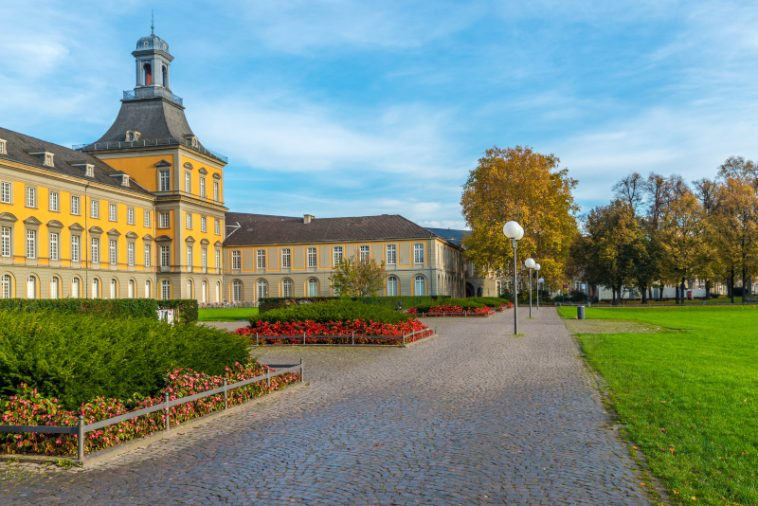
#> input picture Sheet02/data/bonn.jpg, 758 x 506 px
$ python template5.py   (older library calls are emulated)
#> lines starting #> are read from the running program, lines starting #| are printed output that depends on the picture
import cv2
import numpy as np
import matplotlib.pyplot as plt
from collections import deque
import os
# --- Helper Constants ---
WEAK_PIXEL = 75
STRONG_PIXEL = 255


def gaussian_smoothing(img, sigma):
    """
    Apply Gaussian smoothing to reduce noise.
    We let cv2.GaussianBlur determine the kernel size from sigma
    by setting ksize=(0, 0).
    """
    # sigmaY is set to sigmaX if 0
    return cv2.GaussianBlur(img, (0, 0), sigmaX=sigma, sigmaY=sigma)


def compute_gradients(img):
    """
    Compute gradient magnitude and direction (Sobel-based).
    We use ksize=3 and CV_64F for precision, matching the
    cv2.Canny(L2gradient=True) default.
    Return: gradient_magnitude, gradient_angle (in radians)
    """
    # Compute gradients in 64-bit float to avoid overflow
    sobel_x = cv2.Sobel(img, cv2.CV_64F, 1, 0, ksize=3)
    sobel_y = cv2.Sobel(img, cv2.CV_64F, 0, 1, ksize=3)

    # Compute magnitude (L2 norm)
    # G = sqrt(Gx^2 + Gy^2)
    # THIS IS THE CORRECTED LINE:
    gradient_magnitude = np.hypot(sobel_x, sobel_y)

    # Compute direction in radians [-pi, pi]
    # theta = atan2(Gy, Gx)
    gradient_angle = np.arctan2(sobel_y, sobel_x)

    return gradient_magnitude, gradient_angle


def nonmax_suppression(mag, ang):
    """
    Perform non-maximum suppression to thin edges.
    mag: Gradient magnitude
    ang: Gradient angle in radians
    """
    h, w = mag.shape
    # Create a zero-initialized array for the thinned edges
    nms_result = np.zeros_like(mag, dtype=np.float32)

    # Convert angles from radians to degrees and make positive [0, 180]
    ang_deg = np.degrees(ang)
    ang_deg[ang_deg < 0] += 180

    # Iterate over all pixels (skip borders)
    for y in range(1, h - 1):
        for x in range(1, w - 1):
            angle = ang_deg[y, x]
            m = mag[y, x]

            # Find neighbors based on quantized angle
            if (0 <= angle < 22.5) or (157.5 <= angle <= 180):
                # Angle 0 deg: Horizontal edge
                n1, n2 = mag[y, x - 1], mag[y, x + 1]
            elif (22.5 <= angle < 67.5):
                # Angle 45 deg: Positive diagonal
                n1, n2 = mag[y - 1, x + 1], mag[y + 1, x - 1]
            elif (67.5 <= angle < 112.5):
                # Angle 90 deg: Vertical edge
                n1, n2 = mag[y - 1, x], mag[y + 1, x]
            elif (112.5 <= angle < 157.5):
                # Angle 135 deg: Negative diagonal
                n1, n2 = mag[y - 1, x - 1], mag[y + 1, x + 1]

            # Suppress if not a local maximum
            if (m >= n1) and (m >= n2):
                nms_result[y, x] = m
            # else: nms_result[y, x] is already 0

    return nms_result


def double_threshold(nms, low, high):
    """
    Apply double thresholding to classify strong, weak, and non-edges.
    Returns an edge map with WEAK_PIXEL, STRONG_PIXEL, or 0.
    """
    result = np.zeros_like(nms, dtype=np.uint8)

    # Find strong and weak pixels
    strong_y, strong_x = np.where(nms >= high)
    weak_y, weak_x = np.where((nms < high) & (nms >= low))

    result[strong_y, strong_x] = STRONG_PIXEL
    result[weak_y, weak_x] = WEAK_PIXEL

    return result


def hysteresis(edge_map, weak, strong):
    """
    Perform edge tracking by hysteresis using Breadth-First Search (BFS).
    Promotes weak pixels to strong if they are connected to a strong pixel.
    """
    h, w = edge_map.shape
    final_edges = np.zeros((h, w), dtype=np.uint8)

    # Get initial seed points (all strong pixels)
    strong_y, strong_x = np.where(edge_map == strong)

    # Use deque as an efficient stack/queue for BFS/DFS
    stack = deque(zip(strong_y, strong_x))

    # Mark all strong pixels as final edges
    final_edges[strong_y, strong_x] = 255

    while stack:
        y, x = stack.pop()

        # Check all 8 neighbors
        for ny in range(max(0, y - 1), min(h, y + 2)):
            for nx in range(max(0, x - 1), min(w, x + 2)):
                if (ny == y and nx == x):
                    continue  # Skip self

                # Check if neighbor is a weak pixel and not yet visited
                if (edge_map[ny, nx] == weak) and (final_edges[ny, nx] == 0):
                    final_edges[ny, nx] = 255  # Promote to strong
                    stack.append((ny, nx))  # Add to stack to check its neighbors

    return final_edges


def compute_metrics(manual_edges, cv_edges):
    """
    Compute MAD, precision, recall, and F1-score between two binary edge maps.
    """
    # Normalize to 0-1 float images
    manual_norm = manual_edges.astype(np.float32) / 255.0
    cv_norm = cv_edges.astype(np.float32) / 255.0

    # --- MAD ---
    mad = np.mean(np.abs(manual_norm - cv_norm))

    # --- F1 Score ---
    manual_flat = (manual_norm.ravel() > 0.5)
    cv_flat = (cv_norm.ravel() > 0.5)

    eps = 1e-6  # Epsilon for numerical stability

    tp = np.sum(manual_flat & cv_flat) # True Positives
    fp = np.sum(manual_flat & ~cv_flat) # False Positives
    fn = np.sum(~manual_flat & cv_flat) # False Negatives

    precision = tp / (tp + fp + eps)
    recall = tp / (tp + fn + eps)

    f1 = 2 * (precision * recall) / (precision + recall + eps)

    return mad, precision, recall, f1


IMAGE_FILE = os.path.join('data', 'bonn.jpg')
SIGMA = 1.0        # Sigma for Gaussian blur
LOW_THRESHOLD = 100  # Low threshold for Canny
HIGH_THRESHOLD = 200 # High threshold for Canny

# TODO: 1. Load the grayscale image 'bonn.jpg'
img_bgr = cv2.imread(IMAGE_FILE)
#> img_bgr is the input picture: shape (506, 758, 3); mean B, G, R 130.4, 143, 125.4
if img_bgr is None:
    print(f"Error: Could not load image '{IMAGE_FILE}'.")
    # As a fallback, create a dummy image
    img_bgr = np.random.randint(0, 256, (480, 640, 3), dtype=np.uint8)
    print("Using a random dummy image instead.")

img_gray = cv2.cvtColor(img_bgr, cv2.COLOR_BGR2GRAY)

# TODO: 2. Smooth the image using your Gaussian function
print(f"1. Applying Gaussian smoothing (sigma={SIGMA})...")
img_smooth = gaussian_smoothing(img_gray, SIGMA)

# TODO: 3. Compute gradients (magnitude and direction)
print("2. Computing gradients (Sobel)...")
grad_mag, grad_ang = compute_gradients(img_smooth)
#> in compute_gradients, `sobel_y = cv2.Sobel(img, cv2.CV_64F, 0, 1, ksize=3)`:
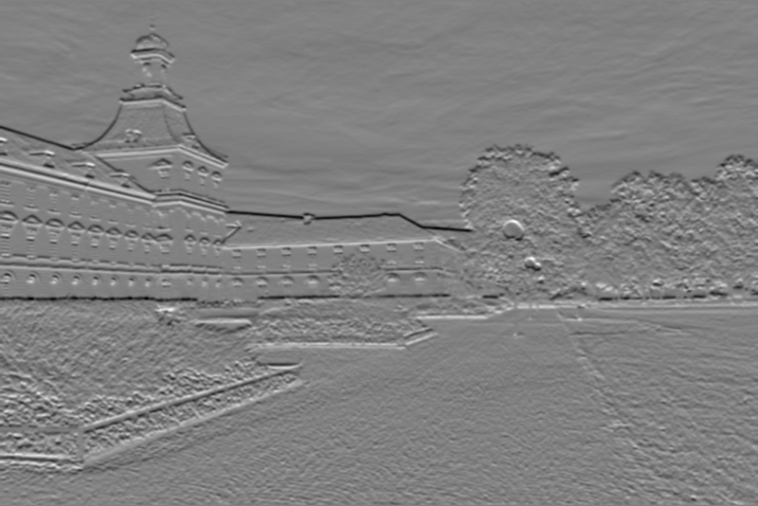
#> sobel_y: shape (506, 758) float64; min -359, max 349, mean -1.4; drawn with min black and max white
#> in compute_gradients, `gradient_angle = np.arctan2(sobel_y, sobel_x)`:
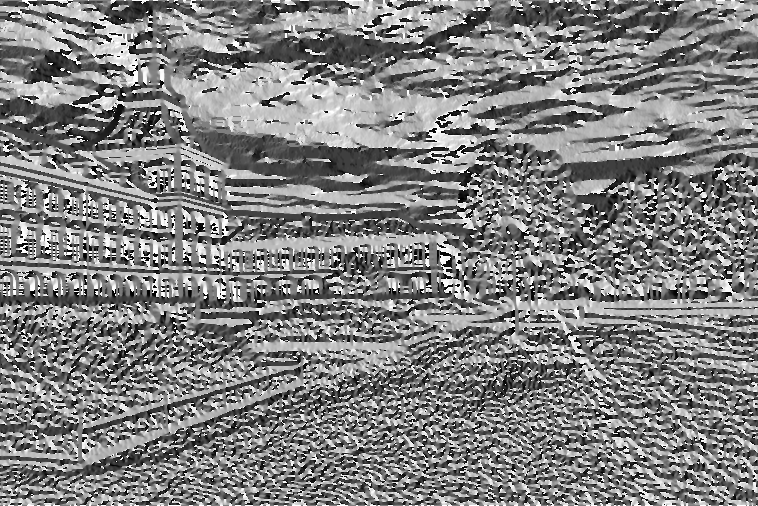
#> gradient_angle: shape (506, 758) float64; min -3.14, max 3.14, mean 0.0393; drawn with min black and max white

# TODO: 4. Apply non-maximum suppression
print("3. Applying Non-Maximum Suppression...")
nms_img = nonmax_suppression(grad_mag, grad_ang)
#> in nonmax_suppression, `ang_deg[ang_deg < 0] += 180`:
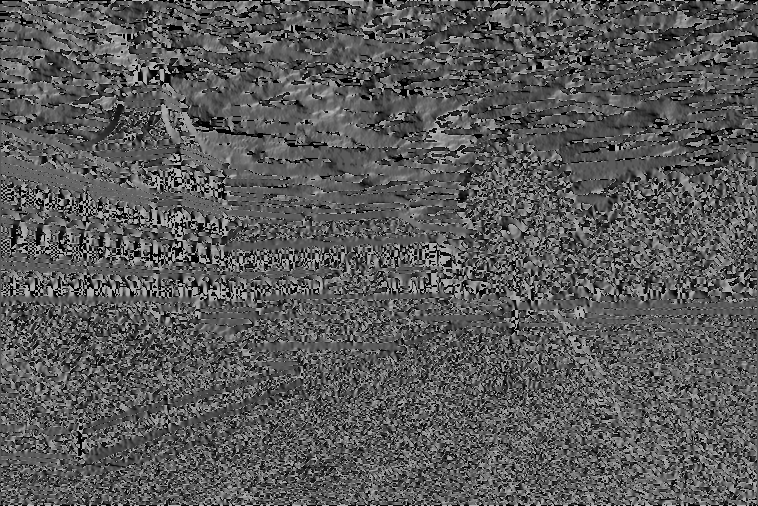
#> ang_deg: shape (506, 758) float64; min 0, max 180, mean 89.6
#> after the loop in nonmax_suppression, `for y in range(1, h - 1):`:
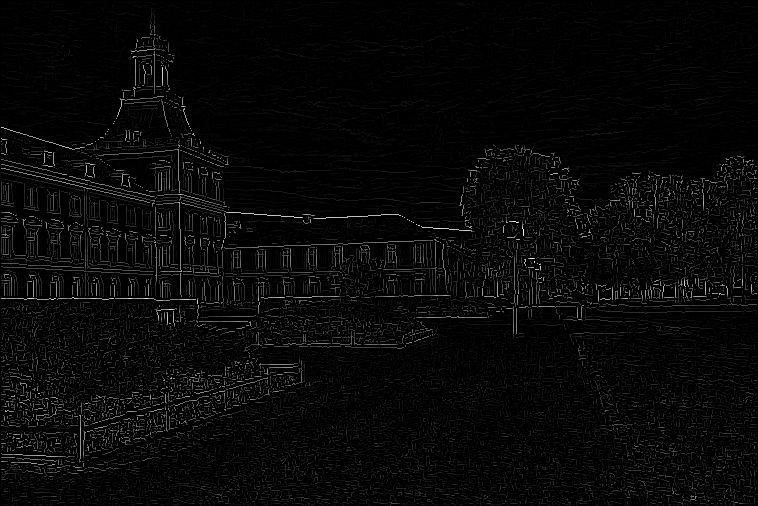
#> nms_result: shape (506, 758) float32; min 0, max 383, mean 11.8; drawn with min black and max white

# TODO: 5. Apply double threshold
print(f"4. Applying double threshold (Low={LOW_THRESHOLD}, High={HIGH_THRESHOLD})...")
threshold_img = double_threshold(nms_img, LOW_THRESHOLD, HIGH_THRESHOLD)
#> in double_threshold, `strong_y, strong_x = np.where(nms >= high)`: strong_y = 2032 values from 41 to 497; strong_x = 2032 values, max 756 at index 1246, min 1 at index 158, mean 265.3
#> in double_threshold, `weak_y, weak_x = np.where((nms < high) & (nms >= low))`: weak_y = 11316 values from 25 to 503; weak_x = 11316 values, max 756 at index 1002, min 1 at index 431, mean 287.9

# TODO: 6. Perform hysteresis to obtain final edges
print("5. Performing hysteresis (edge tracking)...")
manual_edges = hysteresis(threshold_img, WEAK_PIXEL, STRONG_PIXEL)
#> in hysteresis, `strong_y, strong_x = np.where(edge_map == strong)`: strong_y = 2032 values from 41 to 497
#> the loop in hysteresis, `while stack:` made 4640 passes
#> (y, x) on passes 1 to 3: (497, 695), (498, 695), (499, 694)
#> after the loop in hysteresis, `while stack:`:
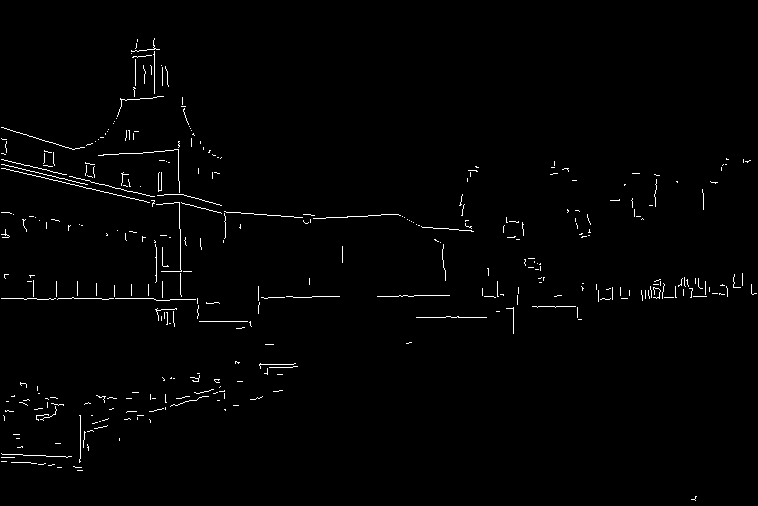
#> final_edges: shape (506, 758); 1.2% white in thin lines or dots

# TODO: 7. Compare your result with cv2.Canny
print("6. Generating OpenCV benchmark...")
# We use apertureSize=3 and L2gradient=True to match our implementation
cv_edges = cv2.Canny(img_gray,
                     LOW_THRESHOLD,
                     HIGH_THRESHOLD,
                     apertureSize=3,
                     L2gradient=True)
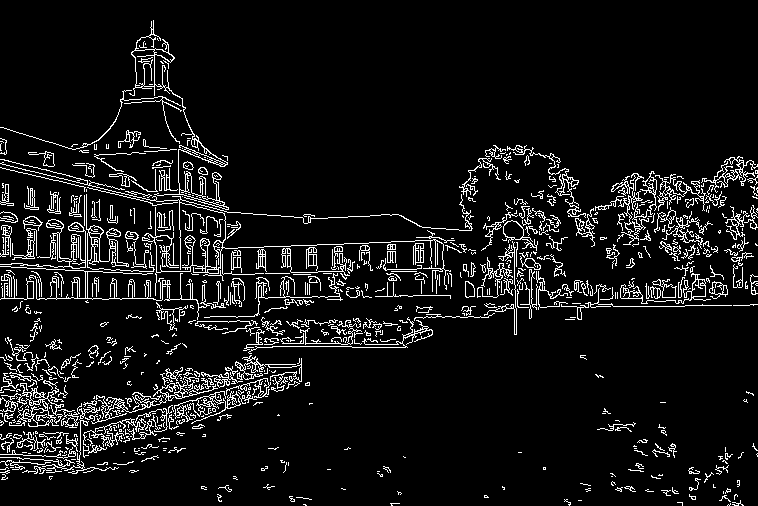
#> cv_edges: shape (506, 758); 7.8% white in thin lines or dots

print("7. Computing metrics...")
mad, precision, recall, f1 = compute_metrics(manual_edges, cv_edges)
#> in compute_metrics, `manual_norm = manual_edges.astype(np.float32) / 255.0`: manual_norm: shape (506, 758) float32; values 0 (black) and 1 (white), 1.2% white in thin lines or dots
#> in compute_metrics, `cv_norm = cv_edges.astype(np.float32) / 255.0`: cv_norm: shape (506, 758) float32; values 0 (black) and 1 (white), 7.8% white in thin lines or dots
#> in compute_metrics, `mad = np.mean(np.abs(manual_norm - cv_norm))`: mad = 0.0702
#> in compute_metrics, `tp = np.sum(manual_flat & cv_flat)`: tp = 3760
#> in compute_metrics, `fp = np.sum(manual_flat & ~cv_flat)`: fp = 880
#> in compute_metrics, `fn = np.sum(~manual_flat & cv_flat)`: fn = 26029
#> in compute_metrics, `precision = tp / (tp + fp + eps)`: precision = 0.81
#> in compute_metrics, `recall = tp / (tp + fn + eps)`: recall = 0.126
#> in compute_metrics, `f1 = 2 * (precision * recall) / (precision + recall + eps)`: f1 = 0.218
#> mad = 0.0702; precision = 0.81; recall = 0.126; f1 = 0.218

print("\n--- METRICS (Manual vs. OpenCV) ---")
print(f"Mean Absolute Difference (MAD): {mad:.4f}")
#| Mean Absolute Difference (MAD): 0.0702
print(f"Precision:                    {precision:.4f}")
#| Precision:                    0.8103
print(f"Recall:                       {recall:.4f}")
#| Recall:                       0.1262
print(f"F1-Score:                     {f1:.4f}")
#| F1-Score:                     0.2184
print("---------------------------------")

# Check thresholds from previous exercise
if mad <= 0.07 and f1 >= 0.6:
    print("✅ SUCCESS: Metrics are within the target range (MAD <= 0.07, F1 >= 0.6).")
else:
    print("❌ NOTE: Metrics are outside the target range.")

# TODO: 8. Display original image, your edges, and OpenCV edges
plt.figure(figsize=(18, 6))

plt.subplot(1, 3, 1)
plt.imshow(cv2.cvtColor(img_bgr, cv2.COLOR_BGR2RGB))
plt.title('Original Image')
plt.axis('off')

plt.subplot(1, 3, 2)
plt.imshow(manual_edges, cmap='gray')
plt.title('My Canny Implementation')
plt.axis('off')

plt.subplot(1, 3, 3)
plt.imshow(cv_edges, cmap='gray')
plt.title('OpenCV cv2.Canny')
plt.axis('off')

plt.tight_layout()
plt.show()
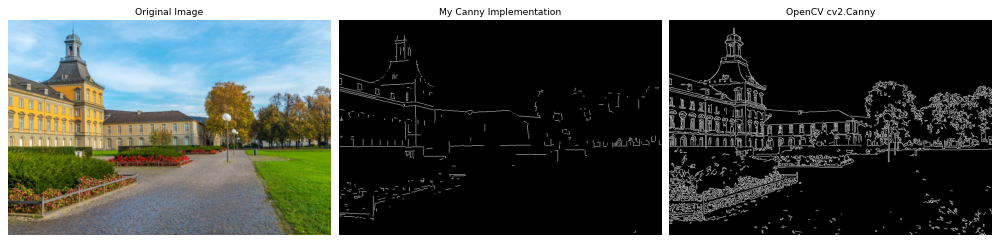
#> figure drawn by matplotlib, 3 panels
